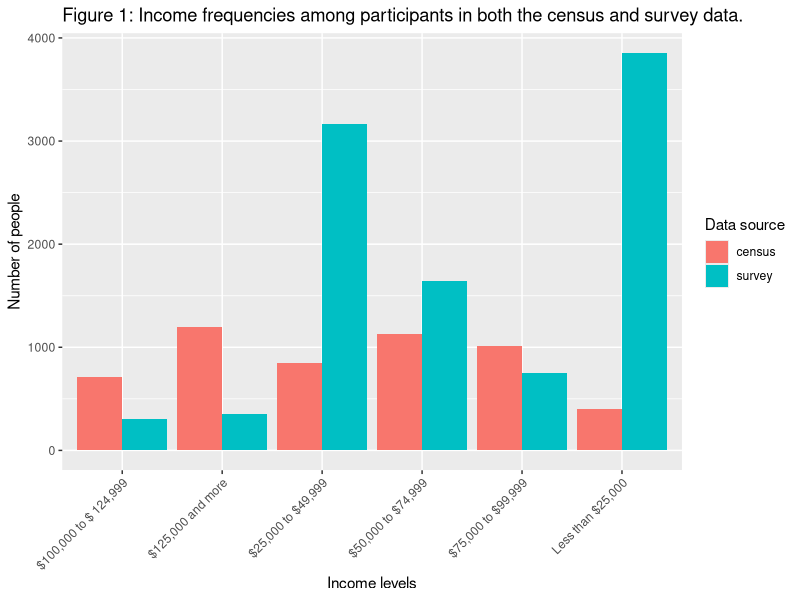
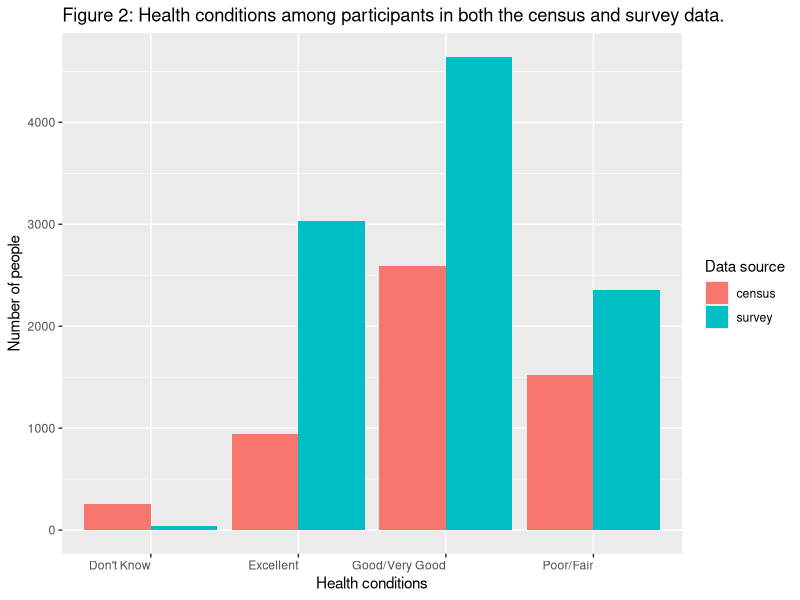

Reproduce these figures in R, in order.
## ---- chunk 1
knitr::opts_chunk$set(warning = FALSE, message = FALSE)
library(tidyverse)
library(knitr)
library(car)
## ---- chunk 2
opts <- options(knitr.kable.NA = "")
clean_colon <- function(x) {
  x <- gsub("\\s+", " ", x)
  x <- sub(":", ", n=", x)
  return(x)
}


census_table <- read_csv("../Eric/ces2019_web_all_predictors.csv") %>% 
  mutate_if(is.character, as.factor) %>%
  select(-income_number, -cps19_ResponseId)

census_sum_1 <- summary(census_table[1:6])
census_sum_2 <- summary(census_table[7:12])
census_sum_3 <- summary(census_table[13:18])

census_clean_1 <- as.data.frame(apply(census_sum_1, 2, function(x) clean_colon(x)))

census_clean_2 <- as.data.frame(apply(census_sum_2, 2, function(x) clean_colon(x)))

census_clean_3 <- as.data.frame(apply(census_sum_2, 2, function(x) clean_colon(x)))

knitr::kable(tibble(census_clean_1), align = "cccccccccccccccccc", caption = "CES 2019 Summary Statistics")
knitr::kable(tibble(census_clean_2), align = "cccccccccccccccccc", caption = "CES 2019 Summary Statistics")
knitr::kable(tibble(census_clean_3), align = "cccccccccccccccccc", caption = "CES 2019 Summary Statistics")
## ---- chunk 3
opts <- options(knitr.kable.NA = "")

survey_table <- read_csv("../Eric/gss_clean_poststrat.csv") %>% 
  mutate_if(is.character, as.factor)
summarised_1 <- summary(survey_table[1:5])
summarised_clean_1 <- as.data.frame(
  apply(summarised_1, 2, function(x) clean_colon(x)))

knitr::kable(tibble(summarised_clean_1), align = "ccccccccccc",caption = "GSS Summary Statistics")

summarised_2 <- summary(survey_table[6:11])
summarised_clean_2 <- as.data.frame(
  apply(summarised_2, 2, function(x) clean_colon(x)))

knitr::kable(tibble(summarised_clean_2), align = "ccccccccccc",caption = "GSS Summary Statistics")
## ---- chunk 4
survey_data <- read_csv("../Eric/gss_clean_poststrat.csv")
census_data <- read_csv("../Eric/ces2019_web_all_predictors.csv")
## ---- chunk 5

a <- census_data %>% group_by(income_category) %>% 
  summarise(census = n())

b <- survey_data %>% group_by(income_category) %>% 
  summarise(survey = n())

income_data = tibble(merge(a, b, by="income_category"))

income_data %>% 
  pivot_longer(col=-income_category)  %>%
  ggplot(aes(x = factor(income_category), y = value, fill = name)) +
  geom_bar(stat = "identity", position = "dodge") +
  labs(title="Figure 1: Income frequencies among participants in both the census and survey data.", 
       x="Income levels", 
       y="Number of people",
       fill="Data source") +
  theme(axis.text.x = element_text(angle = 45, hjust = 1))
## ---- chunk 6
c <- census_data %>% group_by(health) %>% 
  summarise(census = n())
d <- survey_data %>% group_by(health) %>% 
  summarise(survey = n())
health_data = tibble(merge(c, d, by="health"))
health_data %>% 
  pivot_longer(col=-health)  %>%
  ggplot(aes(x = factor(health), y = value, fill = name)) +
  geom_bar(stat = "identity", position = "dodge") +
  labs(title="Figure 2: Health conditions among participants in both the census and survey data.", 
       x="Health conditions", 
       y="Number of people",
       fill="Data source") +
  theme(axis.text.x = element_text(angle = 0, hjust = 1))
## ---- chunk 7
# Proportion of liberal votes by age group
proportions <- census_data %>% 
  select(age_category, vote_choice) %>% 
  group_by(age_category) %>% 
  summarise(n=n(),
            liberal_votes = sum(vote_choice == 1),
            proportion = (liberal_votes / n) %>% round(digits=3))

votes_young<- as.numeric(proportions$liberal_votes[1]) # 15-24 proportion
n_young <- as.numeric(proportions$n[1])

votes_old <- as.numeric(proportions$liberal_votes[7]) # 65-74
n_old <- as.numeric(proportions$n[7])

test <- prop.test(x=c(n_young, votes_young), n=c(n_old, votes_old))

output_proportions <- proportions %>%
  rename(`Age range` = age_category, `Number of obersvations` = n, `Total who would vote liberal` = liberal_votes,
         `Proportion` = proportion) %>%
  kable(caption = "Proportion of intended liberal votes by age group from the CES 2019 data")

output_proportions
z <- sqrt(test$statistic) %>% round(digits=3)
p <- 2*pnorm(z, lower.tail=FALSE)

lower_b <- test$conf.int[1] %>% round(digits=3)
upper_b <- test$conf.int[2] %>% round(digits=3)

## ---- chunk 8

# Model Results (to Report in Results section)
# summary(model)
# OR
# broom::tidy(model)

### Don't show the results/output here...

## ---- chunk 9

# Here you can include some relevant visualizations.


